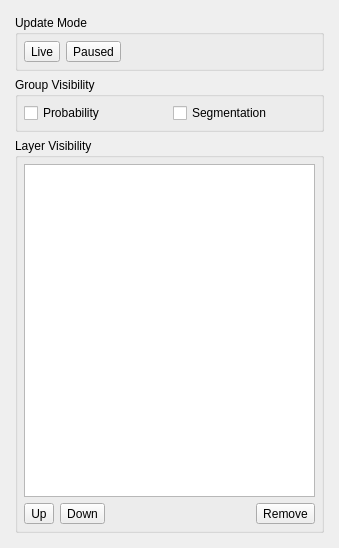
<?xml version="1.0" encoding="UTF-8"?>
<ui version="4.0">
 <class>Form</class>
 <widget class="QWidget" name="Form">
  <property name="geometry">
   <rect>
    <x>0</x>
    <y>0</y>
    <width>339</width>
    <height>548</height>
   </rect>
  </property>
  <property name="sizePolicy">
   <sizepolicy hsizetype="Preferred" vsizetype="Maximum">
    <horstretch>0</horstretch>
    <verstretch>0</verstretch>
   </sizepolicy>
  </property>
  <property name="windowTitle">
   <string>Form</string>
  </property>
  <layout class="QVBoxLayout" name="verticalLayout_3">
   <property name="spacing">
    <number>-1</number>
   </property>
   <property name="margin">
    <number>6</number>
   </property>
   <item>
    <widget class="QWidget" name="viewerControls" native="true">
     <property name="sizePolicy">
      <sizepolicy hsizetype="Preferred" vsizetype="Expanding">
       <horstretch>0</horstretch>
       <verstretch>0</verstretch>
      </sizepolicy>
     </property>
     <layout class="QVBoxLayout" name="verticalLayout_2">
      <item>
       <layout class="QVBoxLayout" name="verticalLayout_6">
        <item>
         <widget class="QGroupBox" name="groupBox_3">
          <property name="title">
           <string>Update Mode</string>
          </property>
          <layout class="QHBoxLayout" name="horizontalLayout">
           <property name="margin">
            <number>6</number>
           </property>
           <item>
            <widget class="QToolButton" name="liveUpdateButton">
             <property name="text">
              <string>Live</string>
             </property>
             <property name="checkable">
              <bool>true</bool>
             </property>
             <property name="autoExclusive">
              <bool>true</bool>
             </property>
             <property name="toolButtonStyle">
              <enum>Qt::ToolButtonTextBesideIcon</enum>
             </property>
            </widget>
           </item>
           <item>
            <widget class="QToolButton" name="pauseUpdateButton">
             <property name="text">
              <string>Paused</string>
             </property>
             <property name="checkable">
              <bool>true</bool>
             </property>
             <property name="autoExclusive">
              <bool>true</bool>
             </property>
             <property name="toolButtonStyle">
              <enum>Qt::ToolButtonTextBesideIcon</enum>
             </property>
            </widget>
           </item>
           <item>
            <spacer name="horizontalSpacer_3">
             <property name="orientation">
              <enum>Qt::Horizontal</enum>
             </property>
             <property name="sizeHint" stdset="0">
              <size>
               <width>40</width>
               <height>20</height>
              </size>
             </property>
            </spacer>
           </item>
          </layout>
         </widget>
        </item>
        <item>
         <widget class="QGroupBox" name="groupBox">
          <property name="title">
           <string>Group Visibility</string>
          </property>
          <layout class="QHBoxLayout" name="horizontalLayout_3">
           <property name="margin">
            <number>6</number>
           </property>
           <item>
            <widget class="QCheckBox" name="checkShowPredictions">
             <property name="text">
              <string>Probability</string>
             </property>
            </widget>
           </item>
           <item>
            <widget class="QCheckBox" name="checkShowSegmentation">
             <property name="text">
              <string>Segmentation</string>
             </property>
            </widget>
           </item>
          </layout>
         </widget>
        </item>
       </layout>
      </item>
      <item>
       <widget class="QGroupBox" name="groupBox_2">
        <property name="title">
         <string>Layer Visibility</string>
        </property>
        <layout class="QVBoxLayout" name="verticalLayout">
         <property name="margin">
          <number>6</number>
         </property>
         <item>
          <widget class="LayerWidget" name="layerWidget">
           <property name="sizePolicy">
            <sizepolicy hsizetype="Preferred" vsizetype="Expanding">
             <horstretch>0</horstretch>
             <verstretch>0</verstretch>
            </sizepolicy>
           </property>
          </widget>
         </item>
         <item>
          <layout class="QHBoxLayout" name="horizontalLayout_2">
           <item>
            <widget class="QToolButton" name="UpButton">
             <property name="toolTip">
              <string>move layer up</string>
             </property>
             <property name="text">
              <string>Up</string>
             </property>
             <property name="icon">
              <iconset>
               <normaloff>icons/go-up.png</normaloff>icons/go-up.png</iconset>
             </property>
            </widget>
           </item>
           <item>
            <widget class="QToolButton" name="DownButton">
             <property name="toolTip">
              <string>move layer down</string>
             </property>
             <property name="text">
              <string>Down</string>
             </property>
             <property name="icon">
              <iconset>
               <normaloff>icons/go-down.png</normaloff>icons/go-down.png</iconset>
             </property>
            </widget>
           </item>
           <item>
            <spacer name="horizontalSpacer">
             <property name="orientation">
              <enum>Qt::Horizontal</enum>
             </property>
             <property name="sizeHint" stdset="0">
              <size>
               <width>40</width>
               <height>20</height>
              </size>
             </property>
            </spacer>
           </item>
           <item>
            <widget class="QToolButton" name="DeleteButton">
             <property name="toolTip">
              <string>delete layer</string>
             </property>
             <property name="text">
              <string>Remove</string>
             </property>
             <property name="icon">
              <iconset>
               <normaloff>icons/list-remove.png</normaloff>icons/list-remove.png</iconset>
             </property>
            </widget>
           </item>
          </layout>
         </item>
        </layout>
       </widget>
      </item>
     </layout>
    </widget>
   </item>
  </layout>
 </widget>
 <customwidgets>
  <customwidget>
   <class>LayerWidget</class>
   <extends>QListView</extends>
   <header>volumina.widgets.layerwidget</header>
  </customwidget>
 </customwidgets>
 <resources/>
 <connections/>
</ui>
